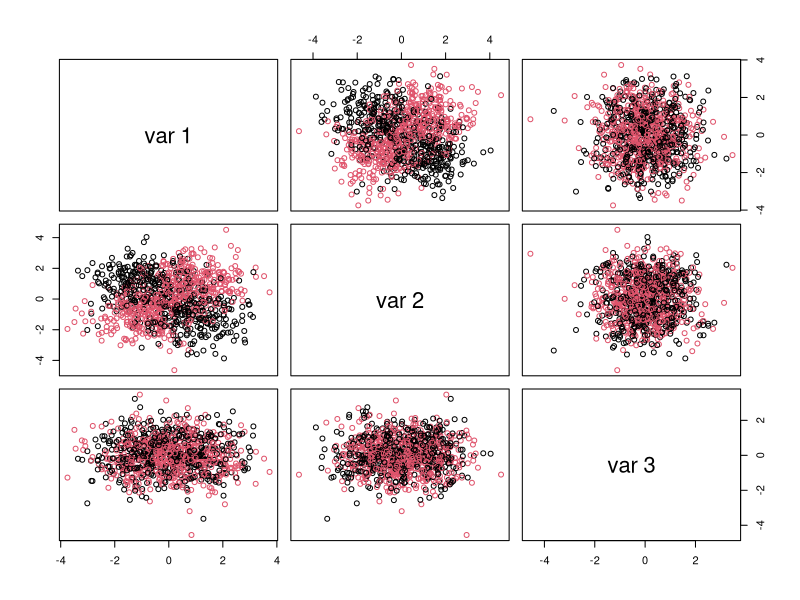
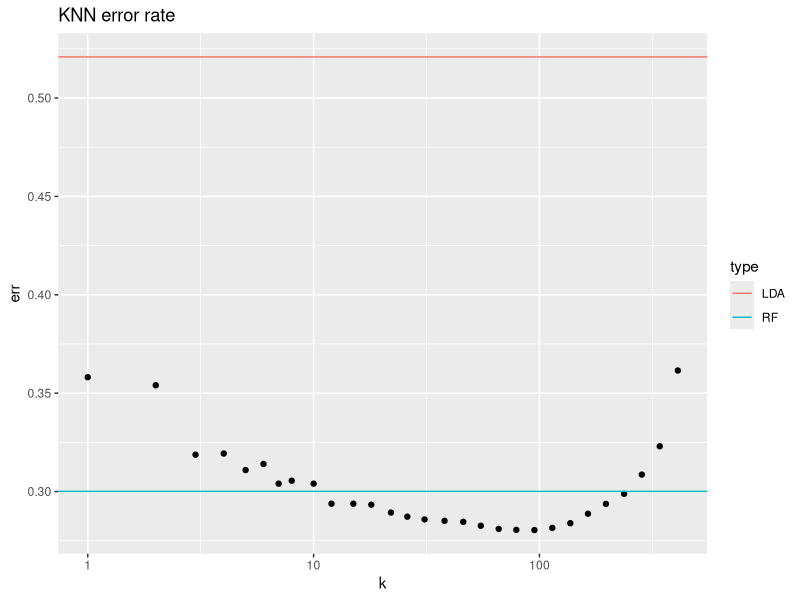
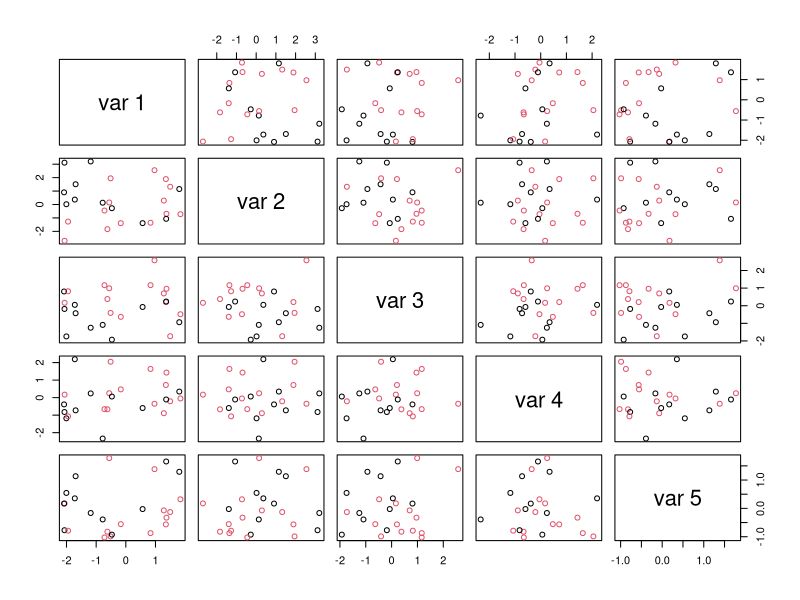

Here is the R script that generated these plots, in order:
## ---- chunk 1
library(randomForest)
library(MASS)
library(class)
library(ggplot2)
knitr::opts_chunk$set(echo = TRUE)
## ---- chunk 2
# How many observations:
nObs <- 1000
# How many predictors are associated with outcome:
nClassVars <- 2
# How many predictors are not:
nNoiseVars <- 1
# To modulate average difference between two classes' predictor values:
deltaClass <- 1
# Simulate training and test datasets with an interaction 
# between attribute levels associated with the outcome:
xyzTrain <- matrix(rnorm(nObs*(nClassVars+nNoiseVars)),nrow=nObs,ncol=nClassVars+nNoiseVars)
xyzTest <- matrix(rnorm(10*nObs*(nClassVars+nNoiseVars)),nrow=10*nObs,ncol=nClassVars+nNoiseVars)
classTrain <- 1
classTest <- 1
for ( iTmp in 1:nClassVars ) {
  deltaTrain <- sample(deltaClass*c(-1,1),nObs,replace=TRUE)
  xyzTrain[,iTmp] <- xyzTrain[,iTmp] + deltaTrain
  classTrain <- classTrain * deltaTrain
  deltaTest <- sample(deltaClass*c(-1,1),10*nObs,replace=TRUE)
  xyzTest[,iTmp] <- xyzTest[,iTmp] + deltaTest
  classTest <- classTest * deltaTest
}
classTrain <- factor(classTrain > 0)
table(classTrain)
# plot resulting attribute levels colored by outcome:
pairs(xyzTrain,col=as.numeric(classTrain))
## ---- chunk 3
# Fit random forest to train data, obtain test error:
rfRes <- randomForest(xyzTrain,classTrain)
rfTmpTbl <- table(classTest,predict(rfRes,newdata=xyzTest))
rfTmpTbl
## ---- chunk 4
# Fit LDA model to train data and evaluate error on the test data:
ldaRes <- lda(xyzTrain,classTrain)
ldaTmpTbl <- table(classTest,predict(ldaRes,newdata=xyzTest)$class)
ldaTmpTbl
## ---- chunk 5
# Fit KNN model at several levels of k:
dfTmp <- NULL
for ( kTmp in sort(unique(floor(1.2^(1:33)))) ) {
  knnRes <- knn(xyzTrain,xyzTest,classTrain,k=kTmp)
  tmpTbl <- table(classTest,knnRes)
  dfTmp <- rbind(dfTmp,data.frame(err=1-sum(diag(tmpTbl))/sum(tmpTbl),k=kTmp))
}
ggplot(dfTmp,aes(x=k,y=err))+geom_point()+scale_x_log10()+geom_hline(aes(yintercept = err,colour=type),data=data.frame(type=c("LDA","RF"),err=c(1-sum(diag(ldaTmpTbl))/sum(ldaTmpTbl),1-sum(diag(rfTmpTbl))/sum(rfTmpTbl))))+ggtitle("KNN error rate")
## ---- chunk 6
# How many observations:
nObs <- 25
# How many predictors are associated with outcome:
nClassVars <- 2
# How many predictors are not:
nNoiseVars <- 3
# To modulate average difference between two classes' predictor values:
deltaClass <- 1
# Simulate training and test datasets with an interaction 
# between attribute levels associated with the outcome:
xyzTrain <- matrix(rnorm(nObs*(nClassVars+nNoiseVars)),nrow=nObs,ncol=nClassVars+nNoiseVars)
xyzTest <- matrix(rnorm(10*nObs*(nClassVars+nNoiseVars)),nrow=10*nObs,ncol=nClassVars+nNoiseVars)
classTrain <- 1
classTest <- 1
for ( iTmp in 1:nClassVars ) {
  deltaTrain <- sample(deltaClass*c(-1,1),nObs,replace=TRUE)
  xyzTrain[,iTmp] <- xyzTrain[,iTmp] + deltaTrain
  classTrain <- classTrain * deltaTrain
  deltaTest <- sample(deltaClass*c(-1,1),10*nObs,replace=TRUE)
  xyzTest[,iTmp] <- xyzTest[,iTmp] + deltaTest
  classTest <- classTest * deltaTest
}
classTrain <- factor(classTrain > 0)
table(classTrain)
# plot resulting attribute levels colored by outcome:
pairs(xyzTrain,col=as.numeric(classTrain))
## ---- chunk 7
matrix(rnorm(nObs*(nClassVars+nNoiseVars)),nrow=nObs,ncol=nClassVars+nNoiseVars)
